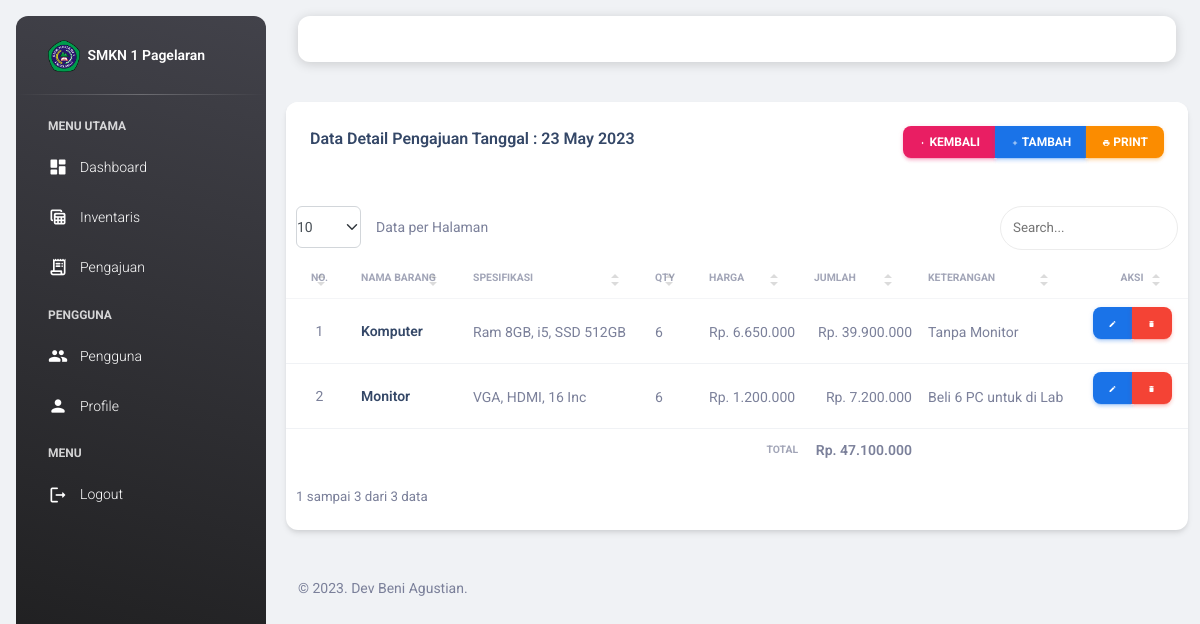
The page /view_pengajuan/pengajuan_detail.php?id_pengajuan=2 (signed in) on the database its author committed.
### tables this page shows
CREATE TABLE `pengajuan` (
  `id_pengajuan` int(11) NOT NULL,
  `tanggal_pengajuan` date NOT NULL,
  `id_user` int(11) NOT NULL
);

CREATE TABLE `pengajuan_detail` (
  `id_pengajuan_detail` int(11) NOT NULL,
  `id_pengajuan` int(11) NOT NULL,
  `nama_barang` varchar(255) NOT NULL,
  `spesifikasi` varchar(255) NOT NULL,
  `qty` int(11) NOT NULL,
  `harga` int(11) NOT NULL,
  `jumlah` int(11) NOT NULL,
  `keterangan` varchar(255) NOT NULL
);

### functions.php (called while the page is built, shortened)
<?php
$conn = mysqli_connect("localhost", "root", "", "db_siib");
function query($query)
{
    global $conn;
    $result = mysqli_query($conn, $query);
    $rows = [];
    while ($row = mysqli_fetch_assoc($result)) {
        $rows[] = $row;
    }
    return $rows;
}

### view_pengajuan/pengajuan_detail.php (the view, shortened to what this page needs)
<?php
include "../templates/header.php";
$id_pengajuan = $_GET["id_pengajuan"];
$pengajuan_detail = query(
    "SELECT * FROM pengajuan_detail
    WHERE id_pengajuan = $id_pengajuan"
);
$pengajuan = query(
    "SELECT * FROM pengajuan
    WHERE id_pengajuan = $id_pengajuan"
)[0];
$total_pengajuan = query(
    "SELECT SUM(jumlah) AS amount FROM pengajuan_detail WHERE id_pengajuan = $id_pengajuan"
)[0];
?>
<div class="row mb-4">
    <div class="col-12 col-md-12">
        <div class="card">
            <div class="card-header pb-0">
                <div class="row">
                    <div class="col-lg-6 col-7">
                        <h6>Data Detail Pengajuan Tanggal :
                            <?= date('d F Y', strtotime($pengajuan["tanggal_pengajuan"])); ?>
                        </h6>
                    </div>
                    <div class="col-lg-6 col-5 my-auto text-end">
                        <div class="btn-group btn-group-toggle" data-toggle="buttons">
                            <a href="pengajuan.php" class="btn btn-sm btn-primary text-white"><i
                                    class="material-icons opacity-10">arrow_left</i>
                                Kembali</a>
                            <?php if ($user["role_id"] == 1): ?>
                                <a href="pengajuan_detail_add.php?id_pengajuan=<?= $id_pengajuan; ?>"
                                    class="btn btn-sm btn-info text-white"><i class="material-icons opacity-10">add</i>
                                    Tambah</a>
                            <?php endif; ?>
                            <a href="pengajuan_detail_print.php?id_pengajuan=<?= $id_pengajuan; ?>"
                                class="btn btn-sm btn-warning text-white" target="_blank"><i
                                    class="material-icons opacity-10">print</i> Print</a>
                        </div>
                    </div>
                </div>
            </div>
            <div class="card-body px-0 pb-2">
                <div class="table-responsive">
                    <table class="table align-items-center mb-0" id="data-table">
                        <thead>
                            <tr>
                                <th
                                    class="text-uppercase text-secondary text-xxs font-weight-bolder opacity-7 text-center">
                                    No.</th>
                                <th class="text-uppercase text-secondary text-xxs font-weight-bolder opacity-7 ps-2">
                                    Nama Barang</th>
                                <th class="text-uppercase text-secondary text-xxs font-weight-bolder opacity-7 ps-2">
                                    Spesifikasi</th>
                                <th class="text-uppercase text-secondary text-xxs font-weight-bolder opacity-7 ps-2">
                                    Qty</th>
                                <th class="text-uppercase text-secondary text-xxs font-weight-bolder opacity-7 ps-2">
                                    Harga</th>
                                <th class="text-uppercase text-secondary text-xxs font-weight-bolder opacity-7 ps-2">
                                    Jumlah</th>
                                <th class="text-uppercase text-secondary text-xxs font-weight-bolder opacity-7 ps-2">
                                    Keterangan</th>
                                <?php if ($user["role_id"] == 1): ?>
                                    <th
                                        class="text-center text-uppercase text-secondary text-xxs font-weight-bolder opacity-7">
                                        Aksi</th>
                                <?php endif; ?>
                            </tr>
                        </thead>
                        <tbody>
                            <?php $n = 1; ?>
                            <?php foreach ($pengajuan_detail as $pd): ?>
                                <tr>
                                    <td class="text-center text-sm">
                                        <span class="mb-0 text-sm">
                                            <?= $n; ?>
                                        </span>
                                    </td>
                                    <td>
                                        <h6 class="mb-0 text-sm">
                                            <?= $pd["nama_barang"]; ?>
                                        </h6>
                                    </td>
                                    <td>
                                        <span class="mb-0 text-sm">
                                            <?= $pd["spesifikasi"]; ?>
                                        </span>
                                    </td>
                                    <td>
                                        <span class="mb-0 text-sm">
                                            <?= $pd["qty"]; ?>
                                        </span>
                                    </td>
                                    <td>
                                        <span class="mb-0 text-sm">
                                            Rp.
                                            <?= number_format($pd["harga"], 0, ',', '.'); ?>
                                        </span>
                                    </td>
                                    <td class="text-end">
                                        <span class="mb-0 text-sm">Rp.
                                            <?= number_format($pd["jumlah"], 0, ',', '.'); ?>
                                        </span>
                                    </td>
                                    <td class="text-start">
                                        <span class="mb-0 text-sm">
                                            <?= $pd["keterangan"]; ?>
                                        </span>
                                    </td>
                                    <?php if ($user["role_id"] == 1): ?>
                                        <td class="align-middle text-center">
                                            <div class="btn-group btn-group-toggle" data-toggle="buttons">
                                                <a href="pengajuan_detail_edit.php?id_pengajuan_detail=<?= $pd["id_pengajuan_detail"] ?>&id_pengajuan=<?= $id_pengajuan ?>"
                                                    class="btn btn-sm btn-info text-white"><i
                                                        class="material-icons opacity-10">edit</i></a>
                                                <a href="pengajuan_detail_delete.php?id_pengajuan_detail=<?= $pd["id_pengajuan_detail"] ?>&id_pengajuan=<?= $id_pengajuan ?>"
                                                    class="btn btn-sm btn-danger text-white"
                                                    onclick="return confirm('Yakin ingin menghapus <?= $pd['nama_barang']; ?>?');"><i
                                                        class="material-icons opacity-10">delete</i></a>
                                            </div>
                                        </td>
                                    <?php endif; ?>
                                </tr>
                                <?php $n++; ?>
                            <?php endforeach; ?>
                            <tr>
                                <td colspan="5"
                                    class="mb-0 text-uppercase text-secondary text-xxs font-weight-bolder opacity-7 text-end">
                                    Total</td>
                                <td class="text-end">
                                    <span class="mb-0 text-sm text-bold">Rp.
                                        <?= number_format($total_pengajuan["amount"], 0, ',', '.'); ?>
                                    </span>
                                </td>
                            </tr>
                        </tbody>
                    </table>
                </div>
            </div>
        </div>
    </div>
</div>
<?php
include "../templates/footer.php";
?>

### rows shown on the page
pengajuan: tanggal_pengajuan "23 May 2023"
pengajuan_detail: nama_barang "Komputer", spesifikasi "Ram 8GB, i5, SSD 512GB", qty "6", harga "6.650.000", jumlah "39.900.000", keterangan "Tanpa Monitor"
pengajuan_detail: nama_barang "Monitor", spesifikasi "VGA, HDMI, 16 Inc", qty "6", harga "1.200.000", jumlah "7.200.000", keterangan "Beli 6 PC untuk di Lab"

### other values the page prints
$total_pengajuan["amount"] "47.100.000"
